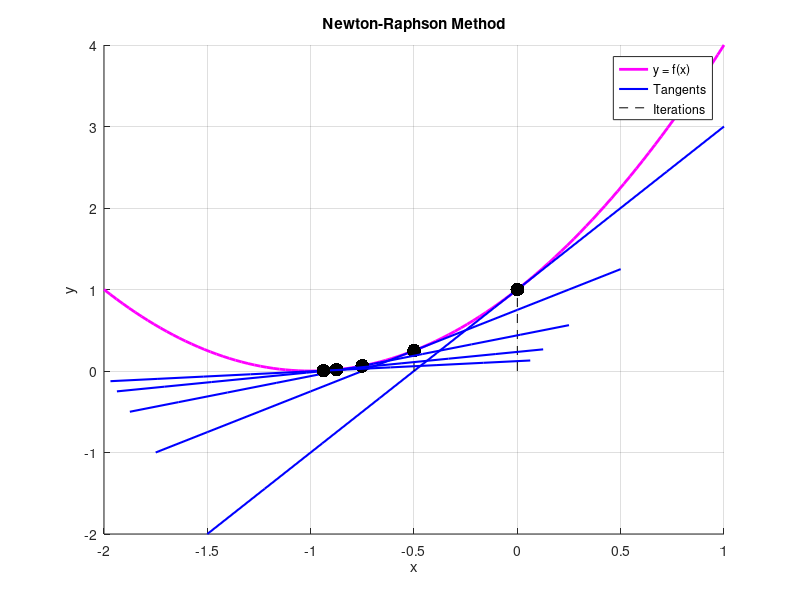

The MATLAB source for this figure:
clc;
clear;

f = @(x) x.^2 + 2*x + 1;
df = @(x) 2*x + 2;
max_iter = 4;

x0 = 0;
tol = 1e-5;
x_vals = linspace(-2, 1, 100); 
y_vals = f(x_vals);
fprintf('   x_n            f(x_n)       f''(x_n)      x_{n+1}    \n');

figure;
hold on;
plot(x_vals, y_vals, 'm', 'LineWidth', 2);

for i = 0:max_iter
    fx = f(x0);
    dfx = df(x0);
    if dfx == 0
        fprintf('Derivative is zero. Stopping iteration.\n');
        break;
    end
    x1 = x0 - fx / dfx;
    fprintf('  %7.4f   %12.4f   %10.4f   %10.4f  \n', x0, fx, dfx, x1);
    tangent_x = linspace(x1 - 1, x0 + 1, 10);
    tangent_y = f(x0) + df(x0) * (tangent_x - x0);
    plot(tangent_x, tangent_y, 'b', 'LineWidth', 1.5);
    plot([x0, x0], [0, f(x0)], 'k--');
    scatter(x0, f(x0), 100, 'k', 'filled');
    if abs(x1 - x0) < tol
        break;
    end
    x0 = x1;
end

xlabel('x');
ylabel('y');
title('Newton-Raphson Method');
legend('y = f(x)', 'Tangents', 'Iterations', 'Location', 'best');
grid on;
hold off;
